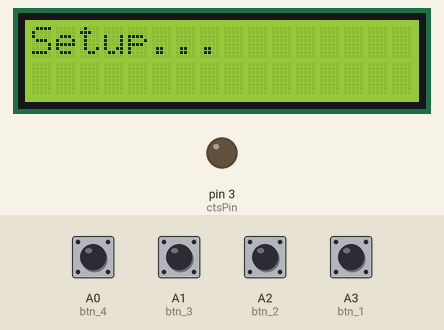
This sketch was run on a simulated Arduino Uno, built with avr-gcc and run on an emulated ATmega328P. On the bench: 16×2 character LCD, output pins drawn as LEDs (lit = HIGH). Dashed ring = blinking. Inputs (shaded band) come from the test bench; at power-on: A0 (btn_4), A1 (btn_3), A2 (btn_2), A3 (btn_1) HIGH. What the sketch prints to the serial monitor is not drawn.

Above: at 1.2 s.
1.3 s: A2 (btn_2) pulled LOW for 1 s
At 2.9 s:
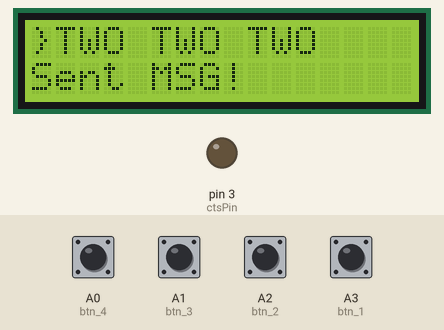
3.8 s: A0 (btn_4) pulled LOW for 0.15 s
At 4.8 s:
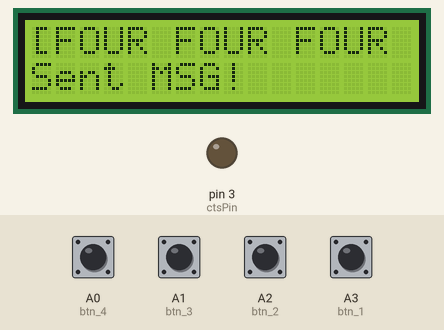
5.4 s: A1 (btn_3) pulled LOW for 0.15 s
At 6.4 s:
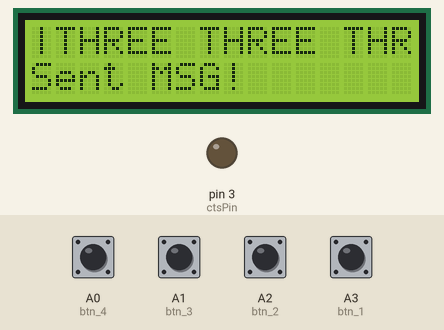
7.0 s: A3 (btn_1) pulled LOW for 0.15 s
At 8.2 s:
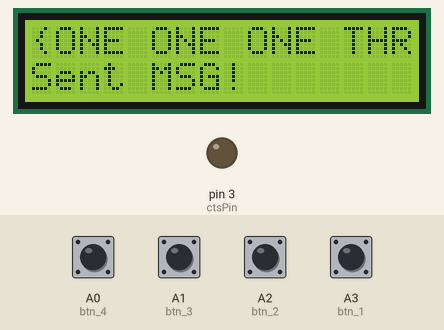
8.6 s: A2 (btn_2) pulled LOW for 0.15 s
At 9.8 s:
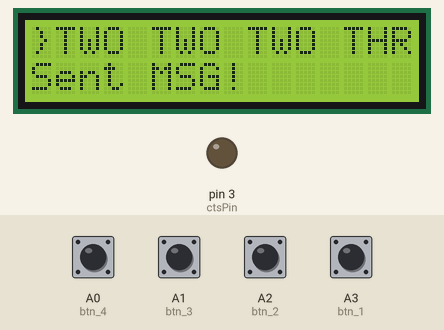
10.2 s: A0 (btn_4) pulled LOW for 1 s
At 10.8 s:
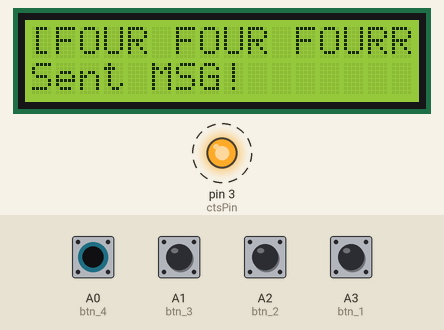
Timing chart, 0 to 13.2 s (numbered marks = the images above; inputs shaded):
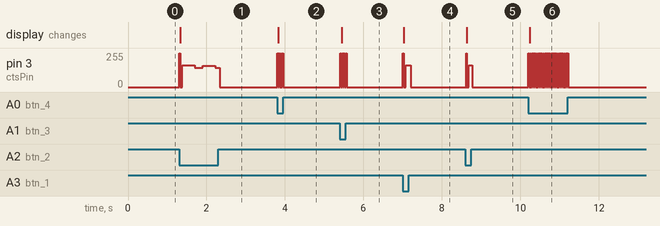

The sketch:

led_sign.ino
```cpp
/*
  LedSign library: Runs the "Computronics" LED Signs.
  The arduino is only spitting out TTL commands.
  Hardware is an arduino, and MAX485CPE to connect to the sign.

  The signs are either r/g/y or red and are 12 or 15 "Pixels" wide.

  We use a LCD Panel to display some data, and 4 input buttons for input.

  Written: Nathan Metcalf 09/09/13
 */

// Add some funky librarys.
// PHI_prompt is what we want for the menu's.

#include "Common.h"
#include <LiquidCrystal.h>
#include <SoftwareSerial.h>
#include <TimedAction.h>

// Init the librarys
SoftwareSerial ledSign =  SoftwareSerial(rxPin, txPin);
LiquidCrystal lcd(lcd_rs, lcd_en, lcd_d1, lcd_d2, lcd_d3, lcd_d4);

void setup()
{
  // Setup the TX/RX Pins
  pinMode(rxPin, INPUT);
  pinMode(txPin, OUTPUT);
  pinMode(ctsPin, OUTPUT);
  // Hold them low for now (Disabled)
  digitalWrite(ctsPin, LOW);
  digitalWrite(txPin, LOW);

  //Setup Buttons
  pinMode(btn_1, INPUT);
  pinMode(btn_2, INPUT);
  pinMode(btn_3, INPUT);
  pinMode(btn_4, INPUT);
  // Use internal Pullups.
  digitalWrite(btn_1, HIGH);
  digitalWrite(btn_2, HIGH);
  digitalWrite(btn_3, HIGH);
  digitalWrite(btn_4, HIGH);

  // Setup the debug led, and turn it off
  pinMode(ledPin, OUTPUT);
  digitalWrite(ledPin, LOW);

  // Setup the serial ports
  ledSign.begin(9600);
  // Setup LCD
  lcd.begin(16,2);

  if(debug){
    Serial.begin(115200);
    Serial.println("Debug enabled");
    for(int j = 0; j > 3; j++){
      digitalWrite(ledPin, HIGH);
      delay(500);
      digitalWrite(ledPin, LOW);
    }
    lcd.print("Setup...");
    Serial.println("Startup complete...");
  }


}

void loop()
{
    // Red   = {
    // Green = |
    // Yellow= }
    String Message = "Startup Message";

    while(1){
      if(digitalRead(btn_1) == LOW){
        String Message = "{ONE ONE ONE";
        sendMsg(Message, Message.length(), cmdJump);
        lcd.setCursor(0,0);
        lcd.print(Message);
      }else if(digitalRead(btn_2) == LOW){
        String Message = "}TWO TWO TWO";
        sendMsg(Message, Message.length(), cmdJump);
        lcd.setCursor(0,0);
        lcd.print(Message);
      }else if(digitalRead(btn_3) == LOW){
        String Message = "|THREE THREE THREE";
        sendMsg(Message, Message.length(), cmdJump);
        lcd.setCursor(0,0);
        lcd.print(Message);
      }else if(digitalRead(btn_4) == LOW){
        String Message = "[FOUR FOUR FOUR";
        sendMsg(Message, Message.length(), cmdJump);
        lcd.setCursor(0,0);
        lcd.print(Message);
      }
      delay(10);

    }
}
```

Common.h
```cpp
/*
  Variables used throughout the program
  Any configuration should be done here.

  Written 09/09/2013 - Nathan Metcalf
 */

/*
 * Pin definitions for the MAX485
 * Not all these are used, depending
 * on the chip, you may need RTS/CTS
 */
// rx
// rciweve/transmitt
// tx
#define rxPin   2
#define ctsPin  3
#define txPin   4

/*
 * Notification LED Pins
 */
#define ledPin  99

/*
 * LCD Pins
 */
#define lcd_d1 8
#define lcd_d2 9
#define lcd_d3 10
#define lcd_d4 11
#define lcd_rs 12
#define lcd_en 13

/*
 * Buttons
 */
#define btn_1 A3
#define btn_2 A2
#define btn_3 A1
#define btn_4 A0


/*
 * System bits/password
 */
#define startBit      0x02
#define stopBit       0x03
#define password      0x80

/*
 *System cmds
 */
#define cmdEnable     0xBB
#define cmdDisable    0xBC
#define cmdReset      0xBA
#define cmdPause      0x91

/*
 * Movement cmd's (NB: Rainbow cannot be used with all)
 */
#define cmdHalt       0x8E
#define cmdJump       0x8F
#define cmdRolltop    0x93
#define cmdScrollltr  0x94
#define cmdRollbtm    0x95

/*
 * Color commands
 */
#define Red      0xC0
#define Green    0xC1
#define Yellow   0xC2
#define Rainbow  0xC7 // Cycles through some funky patterns

/*
 * Program variables
 */
#define debug   true
#define repeatInt 6000 // Sleep timer used to not repeat too fast for the sign (Usually when sending one message, with no pause)
```

sign_functions.ino
```cpp
/*
  Functions used throughout the program.
  Anything that is not setup/loop/init, goes here

  Written 09/09/2013 - Nathan Metcalf
 */

/*
 * Send a single cmd to the LED sign.
 * Should be quicker, and we can do some logic in here
 */
void sendCmd(byte Cmd){
  // Debugging
  if(debug){
    digitalWrite(ledPin, HIGH);
    Serial.println("CMD Sent.");
  }

  digitalWrite(ctsPin, HIGH);
  ledSign.write(startBit);
  ledSign.write(password);
  ledSign.write(Cmd);
  digitalWrite(ctsPin, LOW);

  lcd.setCursor(0,1);
  lcd.print("Reset");
  // Turn off the LED.
  if(debug){digitalWrite(ledPin, LOW);}
}

/*
 * Send a Msg to the sign.
 * use { } | for colors -- Listed in loop()
 */
void sendMsg(String msg, int msgLen, byte action){

  //Setup a buffer (extra for stop bit)
  char charBuf[(msgLen + 1)];
  //Fill charBuf with the HEX of the String (Extra for stop bit)
  msg.toCharArray(charBuf, (msgLen + 1));

  if(debug){
    Serial.print("Message length: ");
    Serial.println(msgLen);
    digitalWrite(ledPin, HIGH);
  }

  // Reset just for good measure
  sendCmd(cmdReset);

  digitalWrite(ctsPin, HIGH);

  // Send the starting byte's (start bit/password)
  ledSign.write(startBit);
  ledSign.write(password);

  // Send the movement action.
  ledSign.write(action);

  for (int i = 0; i <= msgLen ; i++)  {
    // Pick out the color identifiers, really bad way of doing it though
    switch(charBuf[i]){
      case 0x7B:
        ledSign.write(Red);
        break;
      case 0x7C:
        ledSign.write(Green);
        break;
      case 0x7D:
        ledSign.write(Yellow);
        break ;
      case 0x5B:
        ledSign.write(Rainbow);
        if(debug){Serial.println("Rainbow enabled");}
        break;
      default:
        // Its a normal characture, send it
        ledSign.write(charBuf[i]);
        break;
     }

    // debugging
    if(debug){
      Serial.print(charBuf[i], HEX);
      Serial.print(" ");
    }
  }
  ledSign.write(stopBit);
  digitalWrite(ctsPin, LOW);

  lcd.setCursor(0,1);
  lcd.print("Sent MSG!");

  if(debug){
    Serial.println();
    Serial.print("Message: '");
    Serial.print(msg);
    Serial.println("' Sent");
    digitalWrite(ledPin, LOW);
  }
}
```

Measured:
- after the input at 1.3 s, pin 3 (ctsPin): 0/255 → 162/255 at once, → 144/255 0.39 s later, → 160/255 0.20 s later, → 143/255 0.32 s later, … (5 changes in this stretch); the display: changes at once (image 1)
- after the input at 3.8 s, pin 3 (ctsPin): alternates 255/255 for 0.02 s and 0/255 for 0.02 s, 8 changes in all, then stays 0/255, starting at once; the display: changes at once (image 2)
- after the input at 5.4 s, pin 3 (ctsPin): alternates 255/255 for 0.03 s and 0/255 for 0.02 s, 8 changes in all, then stays 0/255, starting at once; the display: changes at once (image 3)
- after the input at 7.0 s, pin 3 (ctsPin): 0/255 → 162/255 at once, → 0/255 0.19 s later; the display: changes at once (image 4)
- after the input at 8.6 s, pin 3 (ctsPin): 0/255 → 162/255 at once, → 0/255 0.15 s later; the display: changes at once (image 5)
- after the input at 10.2 s, pin 3 (ctsPin): alternates 255/255 for 0.02 s and 0/255 for 0.02 s, 50 changes in all, then stays 0/255, starting at once; the display: changes at once (image 6)
